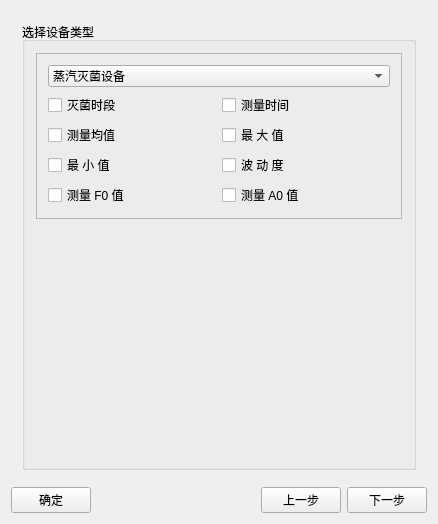
<?xml version="1.0" encoding="UTF-8"?>
<ui version="4.0">
 <class>ReportWizardWidget</class>
 <widget class="QWidget" name="ReportWizardWidget">
  <property name="geometry">
   <rect>
    <x>0</x>
    <y>0</y>
    <width>438</width>
    <height>524</height>
   </rect>
  </property>
  <property name="windowTitle">
   <string>ReportWizardWidget</string>
  </property>
  <layout class="QGridLayout" name="gridLayout">
   <item row="0" column="0">
    <widget class="QStackedWidget" name="stackedWidget">
     <property name="currentIndex">
      <number>0</number>
     </property>
     <widget class="QWidget" name="deviceTypePage">
      <layout class="QGridLayout" name="gridLayout_13">
       <item row="0" column="0">
        <widget class="QGroupBox" name="deviceTypesGroupBox">
         <property name="title">
          <string>选择设备类型</string>
         </property>
         <layout class="QGridLayout" name="gridLayout_4">
          <item row="2" column="0">
           <widget class="QFrame" name="frame">
            <property name="frameShape">
             <enum>QFrame::StyledPanel</enum>
            </property>
            <property name="frameShadow">
             <enum>QFrame::Raised</enum>
            </property>
            <layout class="QGridLayout" name="gridLayout_3">
             <item row="1" column="1">
              <widget class="QCheckBox" name="killTimeCheckBox">
               <property name="text">
                <string>测量时间</string>
               </property>
              </widget>
             </item>
             <item row="2" column="1">
              <widget class="QCheckBox" name="maxCheckBox">
               <property name="text">
                <string>最 大 值</string>
               </property>
              </widget>
             </item>
             <item row="1" column="0">
              <widget class="QCheckBox" name="timeZoneCheckBox">
               <property name="text">
                <string>灭菌时段</string>
               </property>
              </widget>
             </item>
             <item row="2" column="0">
              <widget class="QCheckBox" name="averageCheckBox">
               <property name="text">
                <string>测量均值</string>
               </property>
              </widget>
             </item>
             <item row="3" column="0">
              <widget class="QCheckBox" name="minCheckBox">
               <property name="text">
                <string>最 小 值</string>
               </property>
              </widget>
             </item>
             <item row="0" column="0" colspan="2">
              <widget class="QComboBox" name="deviceTypeComboBox">
               <property name="currentIndex">
                <number>1</number>
               </property>
               <item>
                <property name="text">
                 <string>环境试验设备</string>
                </property>
               </item>
               <item>
                <property name="text">
                 <string>蒸汽灭菌设备</string>
                </property>
               </item>
               <item>
                <property name="text">
                 <string>干热灭菌设备</string>
                </property>
               </item>
               <item>
                <property name="text">
                 <string>清洗消毒设备</string>
                </property>
               </item>
               <item>
                <property name="text">
                 <string>微波消解设备</string>
                </property>
               </item>
              </widget>
             </item>
             <item row="4" column="1">
              <widget class="QCheckBox" name="valueA0CheckBox">
               <property name="text">
                <string>测量 A0 值</string>
               </property>
              </widget>
             </item>
             <item row="4" column="0">
              <widget class="QCheckBox" name="valueF0CheckBox">
               <property name="text">
                <string>测量 F0 值</string>
               </property>
              </widget>
             </item>
             <item row="3" column="1">
              <widget class="QCheckBox" name="bodongCheckBox">
               <property name="text">
                <string>波 动 度</string>
               </property>
              </widget>
             </item>
            </layout>
           </widget>
          </item>
          <item row="3" column="0">
           <spacer name="verticalSpacer">
            <property name="orientation">
             <enum>Qt::Vertical</enum>
            </property>
            <property name="sizeHint" stdset="0">
             <size>
              <width>20</width>
              <height>1</height>
             </size>
            </property>
           </spacer>
          </item>
         </layout>
        </widget>
       </item>
      </layout>
     </widget>
     <widget class="QWidget" name="commonInformationPage">
      <layout class="QGridLayout" name="gridLayout_15">
       <item row="0" column="0">
        <widget class="QGroupBox" name="commonInformationGroupBox">
         <property name="minimumSize">
          <size>
           <width>0</width>
           <height>0</height>
          </size>
         </property>
         <property name="title">
          <string>通用信息</string>
         </property>
         <layout class="QGridLayout" name="gridLayout_8">
          <item row="0" column="0">
           <widget class="QFrame" name="frame_3">
            <property name="frameShape">
             <enum>QFrame::StyledPanel</enum>
            </property>
            <property name="frameShadow">
             <enum>QFrame::Raised</enum>
            </property>
            <layout class="QGridLayout" name="gridLayout_6">
             <item row="0" column="0" colspan="2">
              <widget class="QLabel" name="label_3">
               <property name="text">
                <string>用户相关信息 (会生成在报告中)</string>
               </property>
               <property name="alignment">
                <set>Qt::AlignCenter</set>
               </property>
              </widget>
             </item>
             <item row="1" column="0">
              <widget class="QLabel" name="label_4">
               <property name="text">
                <string>公司名称:</string>
               </property>
              </widget>
             </item>
             <item row="1" column="1">
              <widget class="QLineEdit" name="companyNameLineEdit"/>
             </item>
             <item row="2" column="0">
              <widget class="QLabel" name="label_5">
               <property name="text">
                <string>部门名称:</string>
               </property>
              </widget>
             </item>
             <item row="2" column="1">
              <widget class="QLineEdit" name="departmentLineEdit"/>
             </item>
             <item row="3" column="0">
              <widget class="QLabel" name="label_6">
               <property name="text">
                <string>详细地址:</string>
               </property>
              </widget>
             </item>
             <item row="3" column="1">
              <widget class="QLineEdit" name="addressLineEdit"/>
             </item>
             <item row="4" column="0">
              <widget class="QLabel" name="label_7">
               <property name="text">
                <string>电话号码:</string>
               </property>
              </widget>
             </item>
             <item row="4" column="1">
              <widget class="QLineEdit" name="phoneNumberLineEdit"/>
             </item>
             <item row="5" column="0">
              <widget class="QLabel" name="label_8">
               <property name="text">
                <string>作业专家:</string>
               </property>
              </widget>
             </item>
             <item row="5" column="1">
              <widget class="QLineEdit" name="expertLineEdit"/>
             </item>
            </layout>
           </widget>
          </item>
          <item row="1" column="0">
           <widget class="QFrame" name="frame_4">
            <property name="frameShape">
             <enum>QFrame::StyledPanel</enum>
            </property>
            <property name="frameShadow">
             <enum>QFrame::Raised</enum>
            </property>
            <layout class="QGridLayout" name="gridLayout_7">
             <item row="1" column="0">
              <widget class="QLabel" name="label_10">
               <property name="text">
                <string>设备名称:</string>
               </property>
              </widget>
             </item>
             <item row="0" column="0" colspan="2">
              <widget class="QLabel" name="label_9">
               <property name="text">
                <string>厂家相关信息 (会生成在报告中)</string>
               </property>
               <property name="alignment">
                <set>Qt::AlignCenter</set>
               </property>
              </widget>
             </item>
             <item row="4" column="1">
              <widget class="QLineEdit" name="deviceProviderLineEdit"/>
             </item>
             <item row="2" column="1">
              <widget class="QLineEdit" name="deviceModelLineEdit"/>
             </item>
             <item row="3" column="0">
              <widget class="QLabel" name="label_12">
               <property name="text">
                <string>设备编号:</string>
               </property>
              </widget>
             </item>
             <item row="2" column="0">
              <widget class="QLabel" name="label_11">
               <property name="text">
                <string>设备型号:</string>
               </property>
              </widget>
             </item>
             <item row="3" column="1">
              <widget class="QLineEdit" name="deviceSerialLineEdit"/>
             </item>
             <item row="4" column="0">
              <widget class="QLabel" name="label_13">
               <property name="text">
                <string>设备厂家:</string>
               </property>
              </widget>
             </item>
             <item row="1" column="1">
              <widget class="QLineEdit" name="deviceNameLineEdit"/>
             </item>
            </layout>
           </widget>
          </item>
          <item row="2" column="0">
           <spacer name="verticalSpacer_2">
            <property name="orientation">
             <enum>Qt::Vertical</enum>
            </property>
            <property name="sizeHint" stdset="0">
             <size>
              <width>20</width>
              <height>1</height>
             </size>
            </property>
           </spacer>
          </item>
         </layout>
        </widget>
       </item>
      </layout>
     </widget>
     <widget class="QWidget" name="detailParametersPage">
      <layout class="QGridLayout" name="gridLayout_14">
       <item row="0" column="0">
        <widget class="QGroupBox" name="detailParametersGroupBox">
         <property name="minimumSize">
          <size>
           <width>0</width>
           <height>0</height>
          </size>
         </property>
         <property name="title">
          <string>灭菌参数</string>
         </property>
         <layout class="QGridLayout" name="gridLayout_12">
          <item row="1" column="0">
           <widget class="QFrame" name="frame_6">
            <property name="frameShape">
             <enum>QFrame::StyledPanel</enum>
            </property>
            <property name="frameShadow">
             <enum>QFrame::Raised</enum>
            </property>
            <layout class="QGridLayout" name="gridLayout_10">
             <item row="0" column="0" colspan="2">
              <widget class="QLabel" name="label_23">
               <property name="text">
                <string>灭菌平台判定规则</string>
               </property>
               <property name="alignment">
                <set>Qt::AlignCenter</set>
               </property>
              </widget>
             </item>
             <item row="1" column="0">
              <widget class="QLabel" name="label_19">
               <property name="text">
                <string>毛刺处理:</string>
               </property>
              </widget>
             </item>
             <item row="1" column="1">
              <widget class="QComboBox" name="curvePropertyComboBox">
               <property name="sizePolicy">
                <sizepolicy hsizetype="Expanding" vsizetype="Fixed">
                 <horstretch>0</horstretch>
                 <verstretch>0</verstretch>
                </sizepolicy>
               </property>
               <item>
                <property name="text">
                 <string>曲线平滑禁止</string>
                </property>
               </item>
               <item>
                <property name="text">
                 <string>曲线平滑使能</string>
                </property>
               </item>
              </widget>
             </item>
             <item row="2" column="0">
              <widget class="QLabel" name="label_21">
               <property name="text">
                <string>压力辅助:</string>
               </property>
              </widget>
             </item>
             <item row="2" column="1">
              <widget class="QComboBox" name="curvePressComboBox">
               <item>
                <property name="text">
                 <string>灭菌平台结束判断 - 饱和蒸汽辅助禁用</string>
                </property>
               </item>
               <item>
                <property name="text">
                 <string>灭菌平台结束判断 - 饱和蒸汽辅助使能</string>
                </property>
               </item>
              </widget>
             </item>
            </layout>
           </widget>
          </item>
          <item row="0" column="0">
           <widget class="QFrame" name="mieJunParametersFrame">
            <property name="frameShape">
             <enum>QFrame::StyledPanel</enum>
            </property>
            <property name="frameShadow">
             <enum>QFrame::Raised</enum>
            </property>
            <layout class="QGridLayout" name="gridLayout_9">
             <item row="1" column="0">
              <widget class="QLabel" name="label_15">
               <property name="text">
                <string>灭菌温度:</string>
               </property>
              </widget>
             </item>
             <item row="1" column="1">
              <widget class="QLineEdit" name="killTempLineEdit"/>
             </item>
             <item row="1" column="2">
              <widget class="QLabel" name="label_16">
               <property name="text">
                <string>摄氏度</string>
               </property>
              </widget>
             </item>
             <item row="2" column="0">
              <widget class="QLabel" name="label_17">
               <property name="text">
                <string>灭菌时间:</string>
               </property>
              </widget>
             </item>
             <item row="2" column="1">
              <widget class="QLineEdit" name="killTimeLineEdit"/>
             </item>
             <item row="2" column="2">
              <widget class="QLabel" name="label_18">
               <property name="text">
                <string>秒 (S)</string>
               </property>
              </widget>
             </item>
             <item row="0" column="0" colspan="3">
              <widget class="QLabel" name="label_14">
               <property name="text">
                <string>灭菌参数设置 (环境试验设备不用关心)</string>
               </property>
               <property name="alignment">
                <set>Qt::AlignCenter</set>
               </property>
              </widget>
             </item>
            </layout>
           </widget>
          </item>
          <item row="2" column="0">
           <widget class="QFrame" name="frame_7">
            <property name="frameShape">
             <enum>QFrame::StyledPanel</enum>
            </property>
            <property name="frameShadow">
             <enum>QFrame::Raised</enum>
            </property>
            <layout class="QGridLayout" name="gridLayout_11">
             <item row="0" column="0" colspan="2">
              <widget class="QLabel" name="label_24">
               <property name="text">
                <string>记录器布点图</string>
               </property>
               <property name="alignment">
                <set>Qt::AlignCenter</set>
               </property>
              </widget>
             </item>
             <item row="1" column="0">
              <widget class="QLabel" name="label_20">
               <property name="text">
                <string>布点开关:</string>
               </property>
              </widget>
             </item>
             <item row="1" column="1">
              <widget class="QComboBox" name="buDianComboBox">
               <property name="sizePolicy">
                <sizepolicy hsizetype="Expanding" vsizetype="Fixed">
                 <horstretch>0</horstretch>
                 <verstretch>0</verstretch>
                </sizepolicy>
               </property>
               <item>
                <property name="text">
                 <string>分析报告附加点布点图禁止</string>
                </property>
               </item>
               <item>
                <property name="text">
                 <string>分析报告附加点布点图使能</string>
                </property>
               </item>
              </widget>
             </item>
             <item row="2" column="0">
              <widget class="QLabel" name="label_22">
               <property name="text">
                <string>重新布点:</string>
               </property>
              </widget>
             </item>
             <item row="2" column="1">
              <widget class="QPushButton" name="buDianButton">
               <property name="text">
                <string>打开布点图开始布点</string>
               </property>
              </widget>
             </item>
            </layout>
           </widget>
          </item>
          <item row="3" column="0">
           <spacer name="verticalSpacer_3">
            <property name="orientation">
             <enum>Qt::Vertical</enum>
            </property>
            <property name="sizeHint" stdset="0">
             <size>
              <width>20</width>
              <height>1</height>
             </size>
            </property>
           </spacer>
          </item>
         </layout>
        </widget>
       </item>
      </layout>
     </widget>
     <widget class="QWidget" name="reportParametersPage">
      <layout class="QGridLayout" name="gridLayout_17">
       <item row="0" column="0">
        <widget class="QGroupBox" name="reportParametersGroupBox">
         <property name="title">
          <string>选择报告参数</string>
         </property>
         <layout class="QGridLayout" name="gridLayout_2">
          <item row="0" column="0">
           <widget class="QFrame" name="frame_8">
            <property name="frameShape">
             <enum>QFrame::StyledPanel</enum>
            </property>
            <property name="frameShadow">
             <enum>QFrame::Raised</enum>
            </property>
            <layout class="QGridLayout" name="gridLayout_16">
             <item row="0" column="1">
              <widget class="QCheckBox" name="report2CheckBox">
               <property name="text">
                <string>温度 F0 值报告</string>
               </property>
              </widget>
             </item>
             <item row="1" column="0">
              <widget class="QCheckBox" name="report3CheckBox">
               <property name="text">
                <string>综合分析报告</string>
               </property>
              </widget>
             </item>
             <item row="1" column="1">
              <widget class="QCheckBox" name="report4CheckBox">
               <property name="text">
                <string>审计追踪报告</string>
               </property>
              </widget>
             </item>
             <item row="0" column="0">
              <widget class="QCheckBox" name="report1CheckBox">
               <property name="text">
                <string>统计表格报告</string>
               </property>
              </widget>
             </item>
            </layout>
           </widget>
          </item>
          <item row="1" column="0">
           <spacer name="verticalSpacer_4">
            <property name="orientation">
             <enum>Qt::Vertical</enum>
            </property>
            <property name="sizeHint" stdset="0">
             <size>
              <width>20</width>
              <height>312</height>
             </size>
            </property>
           </spacer>
          </item>
         </layout>
        </widget>
       </item>
      </layout>
     </widget>
    </widget>
   </item>
   <item row="1" column="0">
    <layout class="QHBoxLayout" name="horizontalLayout">
     <item>
      <widget class="QPushButton" name="saveButton">
       <property name="text">
        <string>确定</string>
       </property>
      </widget>
     </item>
     <item>
      <spacer name="horizontalSpacer_2">
       <property name="orientation">
        <enum>Qt::Horizontal</enum>
       </property>
       <property name="sizeHint" stdset="0">
        <size>
         <width>40</width>
         <height>20</height>
        </size>
       </property>
      </spacer>
     </item>
     <item>
      <widget class="QPushButton" name="previousButton">
       <property name="text">
        <string>上一步</string>
       </property>
      </widget>
     </item>
     <item>
      <widget class="QPushButton" name="nextButton">
       <property name="text">
        <string>下一步</string>
       </property>
      </widget>
     </item>
    </layout>
   </item>
  </layout>
 </widget>
 <layoutdefault spacing="6" margin="11"/>
 <tabstops>
  <tabstop>deviceTypeComboBox</tabstop>
  <tabstop>timeZoneCheckBox</tabstop>
  <tabstop>killTimeCheckBox</tabstop>
  <tabstop>averageCheckBox</tabstop>
  <tabstop>maxCheckBox</tabstop>
  <tabstop>minCheckBox</tabstop>
  <tabstop>bodongCheckBox</tabstop>
  <tabstop>valueF0CheckBox</tabstop>
  <tabstop>valueA0CheckBox</tabstop>
  <tabstop>companyNameLineEdit</tabstop>
  <tabstop>departmentLineEdit</tabstop>
  <tabstop>addressLineEdit</tabstop>
  <tabstop>phoneNumberLineEdit</tabstop>
  <tabstop>expertLineEdit</tabstop>
  <tabstop>deviceNameLineEdit</tabstop>
  <tabstop>deviceModelLineEdit</tabstop>
  <tabstop>deviceSerialLineEdit</tabstop>
  <tabstop>deviceProviderLineEdit</tabstop>
  <tabstop>killTempLineEdit</tabstop>
  <tabstop>killTimeLineEdit</tabstop>
  <tabstop>curvePropertyComboBox</tabstop>
  <tabstop>curvePressComboBox</tabstop>
  <tabstop>buDianComboBox</tabstop>
  <tabstop>buDianButton</tabstop>
  <tabstop>report1CheckBox</tabstop>
  <tabstop>report2CheckBox</tabstop>
  <tabstop>report3CheckBox</tabstop>
  <tabstop>report4CheckBox</tabstop>
  <tabstop>saveButton</tabstop>
  <tabstop>previousButton</tabstop>
  <tabstop>nextButton</tabstop>
 </tabstops>
 <resources/>
 <connections/>
</ui>
